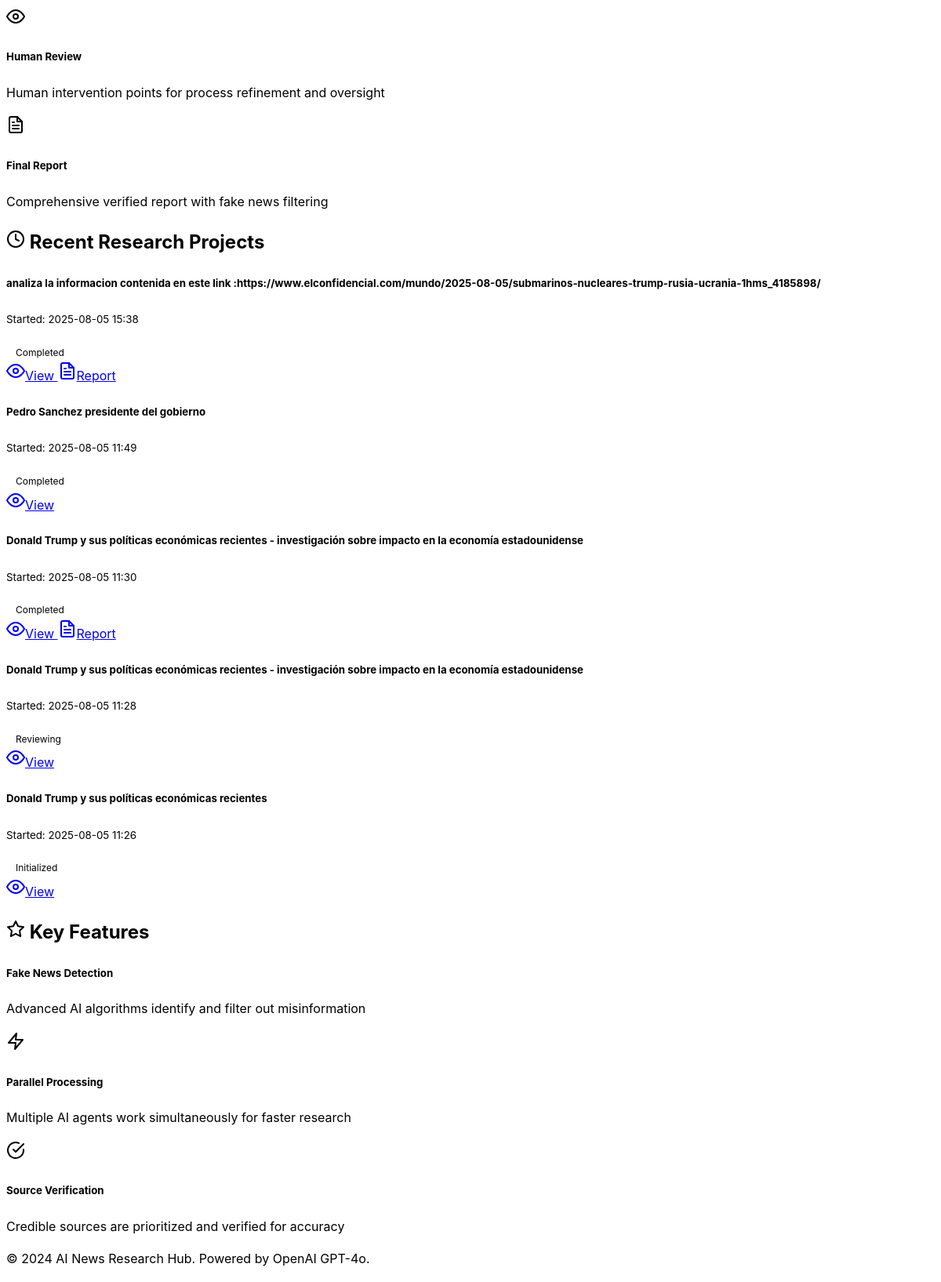
Before: / (lower part) with the older database file.
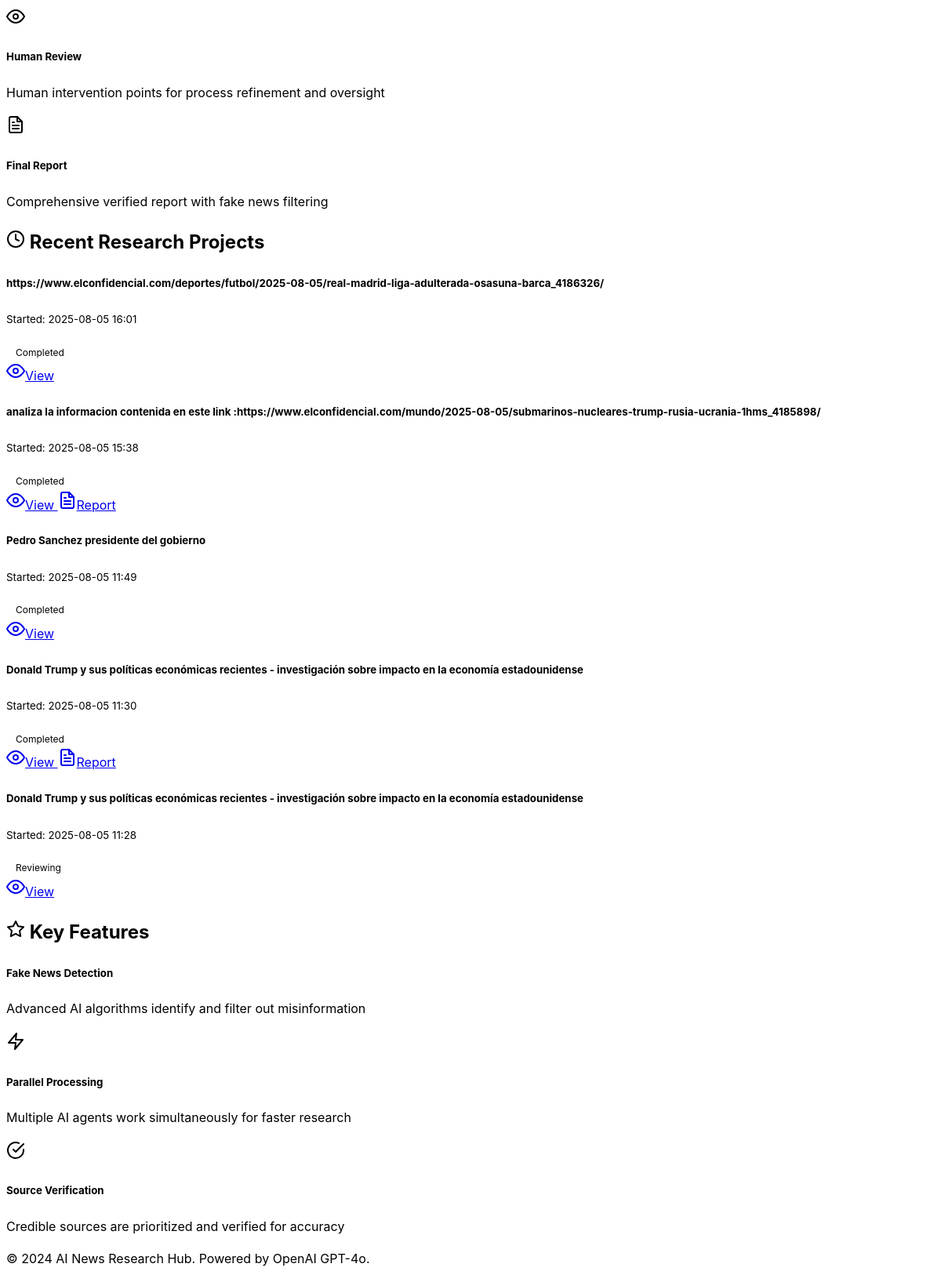
After: the same page with the newer database file.
### models.py (models this page shows)
class ResearchProject(db.Model):
    id = db.Column(db.Integer, primary_key=True)
    topic = db.Column(db.String(500), nullable=False)
    status = db.Column(db.String(50), default='initialized')  # initialized, analyzing, interviewing, reviewing, completed
    created_at = db.Column(db.DateTime, default=datetime.utcnow)
    updated_at = db.Column(db.DateTime, default=datetime.utcnow, onupdate=datetime.utcnow)
    final_report = db.Column(db.Text)
    human_notes = db.Column(db.Text)
    analysts = db.relationship('Analyst', backref='project', lazy=True, cascade='all, delete-orphan')
    interviews = db.relationship('Interview', backref='project', lazy=True, cascade='all, delete-orphan')

### routes.py (the view)
@app.route('/')
def index():
    recent_projects = ResearchProject.query.order_by(ResearchProject.created_at.desc()).limit(5).all()
    return render_template('index.html', recent_projects=recent_projects)

### templates/index.html (shortened to what the changed rows need)
{% extends "base.html" %}
{% block content %}
<div class="row">
    <div class="col-lg-8 mx-auto">
        {% if recent_projects %}
        <div class="mb-5">
            <h2 class="mb-4">
                <i data-feather="clock" class="me-2"></i>
                Recent Research Projects
            </h2>
            <div class="row">
                {% for project in recent_projects %}
                <div class="col-md-6 mb-3">
                    <div class="card">
                        <div class="card-body">
                            <h5 class="card-title">{{ project.topic }}</h5>
                            <p class="card-text">
                                <small class="text-muted">
                                    Started: {{ project.created_at.strftime('%Y-%m-%d %H:%M') }}
                                </small>
                            </p>
                            <div class="d-flex justify-content-between align-items-center">
                                <span class="badge
                                    {% if project.status == 'completed' %}bg-success
                                    {% elif project.status == 'error' %}bg-danger
                                    {% elif project.status == 'reviewing' %}bg-warning
                                    {% else %}bg-info{% endif %}">
                                    {{ project.status.title() }}
                                </span>
                                <div>
                                    <a href="{{ url_for('project_status', project_id=project.id) }}"
                                       class="btn btn-sm btn-outline-primary">
                                        <i data-feather="eye" class="me-1"></i>View
                                    </a>
                                    {% if project.final_report %}
                                    <a href="{{ url_for('view_report', project_id=project.id) }}"
                                       class="btn btn-sm btn-primary">
                                        <i data-feather="file-text" class="me-1"></i>Report
                                    </a>
                                    {% endif %}
                                </div>
                            </div>
                        </div>
                    </div>
                </div>
                {% endfor %}
            </div>
        </div>
        {% endif %}
        <div class="row">
            <div class="col-12">
                <h2 class="mb-4 text-center">
                    <i data-feather="star" class="me-2"></i>
                    Key Features
                </h2>
            </div>
        </div>
    </div>
</div>
{% endblock %}

Changed rows visible on the page:
no longer on this page (row unchanged): ResearchProject: topic "Donald Trump y sus políticas económicas recientes", created_at "2025-08-05 11:26", status "Initialized"
added ResearchProject: topic "https://www.elconfidencial.com/deportes/futbol/2025-08-05/real-madrid-liga-adulterada-osasuna-barca_4186326/", created_at "2025-08-05 16:01", status "Completed"
